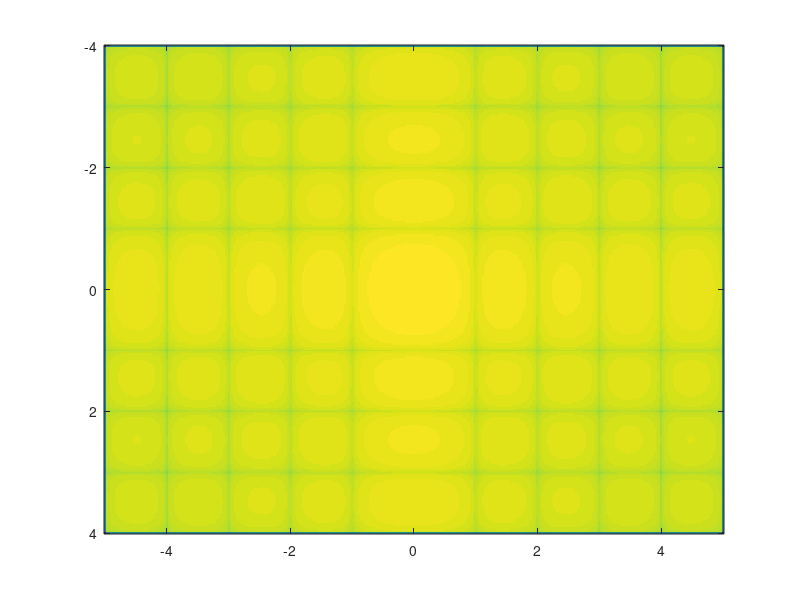

Write the MATLAB code that produced this figure.
x = linspace(-5,5,400)
y = linspace(-4,4,300)
[xx,yy] = meshgrid(x,y)
f = sinc(xx).* sinc(yy)
imagesc(x,y,mag2db(abs(f)))